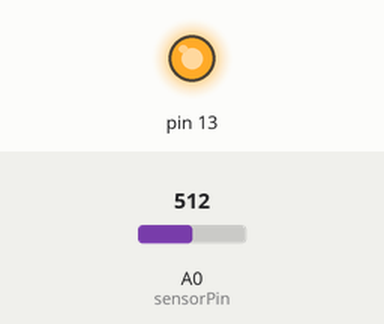
This sketch was run on a simulated Arduino Uno, built with avr-gcc and run on an emulated ATmega328P. Shown: output pins drawn as LEDs (lit = HIGH). Inputs (shaded band) come from the test bench; at power-on: A0 (sensorPin) = 512. What the sketch prints to the serial monitor is not drawn.

Above: at 0.1 s.
At 5.1 s:
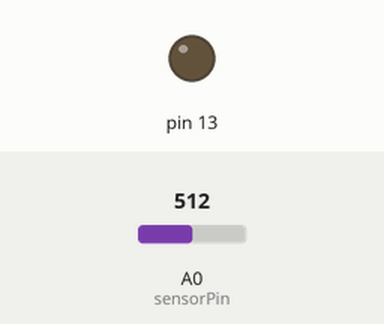
Timing chart, 0 to 6.6 s (numbered marks = the images above):
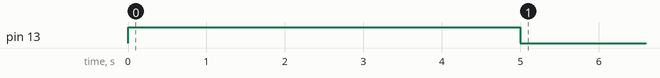

The sketch:

Sensors_Smoothed_and_Calibrated.ino
```cpp
#include <Smoothed.h>


const int sensorPin = A0;

int sensorValue = 0;         // the sensor value
int sensorMin = 1023;        // minimum sensor value
int sensorMax = 0;           // maximum sensor value

Smoothed <int> myPot;

void setup() {
  // put your setup code here, to run once:
  Serial.begin(9600);

  myPot.begin(SMOOTHED_AVERAGE,10);
  pinMode(13, OUTPUT);
  digitalWrite(13, HIGH);
// calibrate during the first five seconds
  while (millis() < 5000) {
    sensorValue = analogRead(sensorPin);
// record the maximum sensor value
    if (sensorValue > sensorMax) {
      sensorMax = sensorValue;
    }
// record the minimum sensor value
    if (sensorValue < sensorMin) {
      sensorMin = sensorValue;
    }
  }
// signal the end of the calibration period
  digitalWrite(13, LOW);
}

void loop() {
  // put your main code here, to run repeatedly:
  int sensorValue = analogRead(sensorPin);

  myPot.add(sensorValue);

  int smoothedSensorAvg = myPot.get();

  // Output the smoothed values to the serial stream. Open the Arduino IDE Serial plotter to see the effects of the smoothing methods.
    Serial.print("Standard");
    Serial.print("\t");
    Serial.println("Smoothed");
    Serial.print(sensorValue);
    Serial.print("\t");
    Serial.println(smoothedSensorAvg);

    delay(50);
}
```
